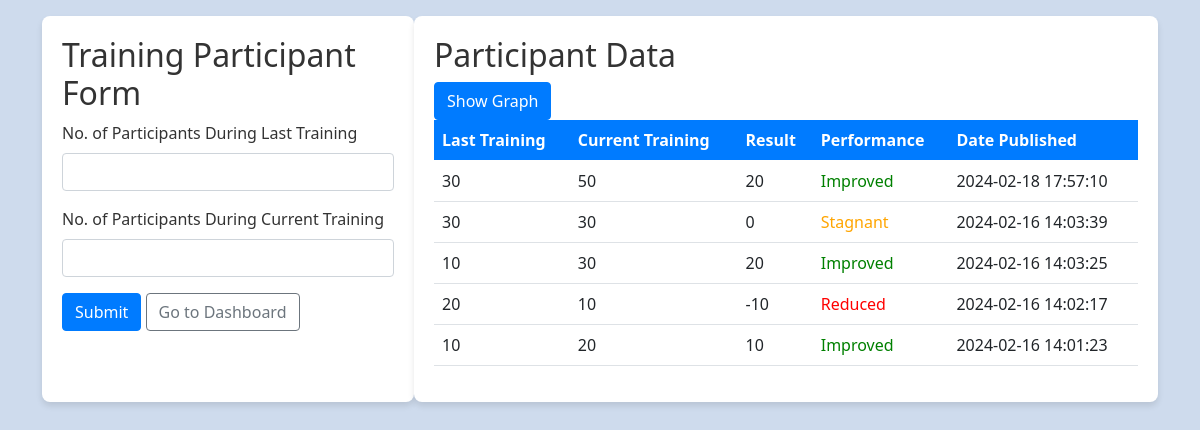
The page /Participation.php (signed in) on the database its author committed.
### tables this page shows
CREATE TABLE `training_participants` (
  `id` int(11) NOT NULL,
  `participants_last` int(11) NOT NULL,
  `participants_current` int(11) NOT NULL,
  `result` int(11) NOT NULL,
  `performance` varchar(10) NOT NULL,
  `date_published` datetime NOT NULL
);

### Participation.php (the view, shortened to what this page needs)
<?php
require_once('config.php');
?>
<!DOCTYPE html>
<html lang="en">
<head>
    <link href="https://cdn.jsdelivr.net/npm/bootstrap@5.1.0/dist/css/bootstrap.min.css" rel="stylesheet">
    <link rel="stylesheet" href="https://cdnjs.cloudflare.com/ajax/libs/font-awesome/5.15.4/css/all.min.css">
</head>
<body>
<div class="container-fluid">
    <div class="row min-vh-100 flex-column flex-md-row">
        <main class="col px-0 flex-grow-1">
            <div class="container py-3">
                <div class="row">
                    <div class="col-md-4 form-section">
                        <h2>Training Participant Form</h2>
                        <form method="post">
                            <div class="mb-3">
                                <label for="participants_last" class="form-label">No. of Participants During Last Training</label>
                                <input type="number" class="form-control" id="participants_last" name="participants_last" required>
                            </div>
                            <div class="mb-3">
                                <label for="participants_current" class="form-label">No. of Participants During Current Training</label>
                                <input type="number" class="form-control" id="participants_current" name="participants_current" required>
                            </div>
                            <button type="submit" class="btn btn-primary">Submit</button>
                            <a href="dashboard.php" class="btn btn-outline-secondary">Go to Dashboard</a>
                        </form>
                    </div>
                    <div class="col-md-8 table-section">
                        <h2>Participant Data</h2>
                        <button type="button" class="btn btn-primary" data-bs-toggle="modal" data-bs-target="#graphModal">
                          Show Graph
                        </button>
                        <div class="scrollable-table">
                            <table class="table">
                                <thead>
                                    <tr>
                                        <th scope="col">Last Training</th>
                                        <th scope="col">Current Training</th>
                                        <th scope="col">Result</th>
                                        <th scope="col">Performance</th>
                                        <th scope="col">Date Published</th>
                                    </tr>
                                </thead>
                                <tbody>
                                    <?php
                                    $query = "SELECT participants_last, participants_current, result, performance, date_published FROM training_participants ORDER BY date_published DESC";
                                    if ($result = $link->query($query)) {
                                        if ($result->num_rows > 0) {
                                            while ($row = $result->fetch_assoc()) {
                                                echo "<tr>";
                                                echo "<td>" . $row['participants_last'] . "</td>";
                                                echo "<td>" . $row['participants_current'] . "</td>";
                                                echo "<td>" . $row['result'] . "</td>";
                                                if ($row['performance'] === "Improved") {
                                                    echo "<td style='color: green;'>" . $row['performance'] . "</td>";
                                                } elseif ($row['performance'] === "Reduced") {
                                                    echo "<td style='color: red;'>" . $row['performance'] . "</td>";
                                                } elseif ($row['performance'] === "Stagnant") {
                                                    echo "<td style='color: orange;'>" . $row['performance'] . "</td>";
                                                }
                                                echo "<td>" . $row['date_published'] . "</td>";
                                                echo "</tr>";
                                            }
                                        } else {
                                            echo "<tr><td colspan='5'>No data found</td></tr>";
                                        }
                                    } else {
                                        echo "<tr><td colspan='5'>Error fetching data</td></tr>";
                                    }
                                    ?>
                                </tbody>
                            </table>
                        </div>
                    </div>
                </div>
            </div>
        </main>
    </div>
</div>
</body>
</html>

### Participation.php (style rules this page uses)
body { min-height: 100vh; background-color: #cedbed; color: #333; }
.form-section, .table-section { padding: 20px; background-color: #ffffff; border-radius: 8px; box-shadow: 0 4px 6px rgba(0, 0, 0, 0.1); margin-bottom: 20px; }
.scrollable-table { max-height: 400px; overflow-y: auto; }
.btn-primary { background-color: #007bff; border-color: #007bff; }
.table thead th { background-color: #007bff; color: #ffffff; }

### rows shown on the page
training_participants: participants_last "30", participants_current "50", result "20", performance "Improved", date_published "2024-02-18 17:57:10"
training_participants: participants_last "30", participants_current "30", result "0", performance "Stagnant", date_published "2024-02-16 14:03:39"
training_participants: participants_last "10", participants_current "30", result "20", performance "Improved", date_published "2024-02-16 14:03:25"
training_participants: participants_last "20", participants_current "10", result "-10", performance "Reduced", date_published "2024-02-16 14:02:17"
training_participants: participants_last "10", participants_current "20", result "10", performance "Improved", date_published "2024-02-16 14:01:23"
